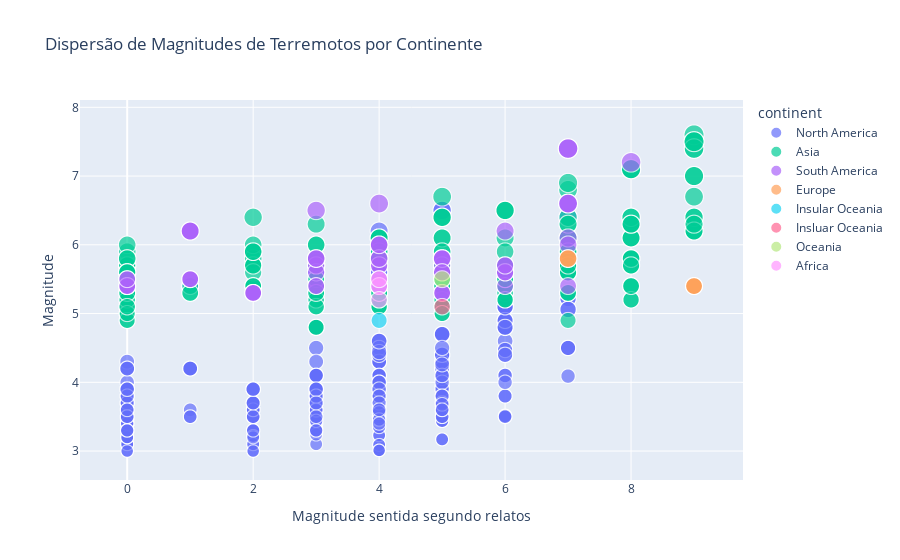

Notebook source saved alongside this figure:
### Code cell
fig_scatter = px.scatter(
    df_dropped,
    x='cdi',  
    y='magnitude', 
    labels={
        'cdi': 'Magnitude sentida segundo relatos',
        'magnitude': 'Magnitude'
    },
    title='Dispersão de Magnitudes de Terremotos por Continente',
    color='continent', 
    size='magnitude', 
    hover_name='continent',  
    size_max=20 
)

fig_scatter.show()

### Figure 1 — Plotly figure (JSON) as saved in the notebook; plotly's stock layout.template omitted (floating-point values rounded to 4 significant figures; data arrays with more than 128 entries replaced by an {"elided": "..."} marker saying what was removed)
{"data": [{"hovertemplate": "<b>%{hovertext}</b><br><br>continent=North America<br>Magnitude sentida segundo relatos=%{x}<br>Magnitude=%{marker.size}<extra></extra>", "hovertext": {"elided": "446 str values"}, "legendgroup": "North America", "marker": {"color": "#636efa", "size": {"elided": "446 float values"}, "sizemode": "area", "sizeref": 0.019, "symbol": "circle"}, "mode": "markers", "name": "North America", "showlegend": true, "type": "scattergl", "x": {"elided": "446 int values"}, "xaxis": "x", "y": {"elided": "446 float values"}, "yaxis": "y"}, {"hovertemplate": "<b>%{hovertext}</b><br><br>continent=Asia<br>Magnitude sentida segundo relatos=%{x}<br>Magnitude=%{marker.size}<extra></extra>", "hovertext": {"elided": "333 str values"}, "legendgroup": "Asia", "marker": {"color": "#00cc96", "size": {"elided": "333 float values"}, "sizemode": "area", "sizeref": 0.019, "symbol": "circle"}, "mode": "markers", "name": "Asia", "showlegend": true, "type": "scattergl", "x": {"elided": "333 int values"}, "xaxis": "x", "y": {"elided": "333 float values"}, "yaxis": "y"}, {"hovertemplate": "<b>%{hovertext}</b><br><br>continent=South America<br>Magnitude sentida segundo relatos=%{x}<br>Magnitude=%{marker.size}<extra></extra>", "hovertext": ["South America", "South America", "South America", "South America", "South America", "South America", "South America", "South America", "South America", "South America", "South America", "South America", "South America", "South America", "South America", "South America", "South America", "South America", "South America", "South America", "South America", "South America", "South America", "South America", "South America", "South America", "South America", "South America", "South America", "South America", "South America", "South America", "South America", "South America", "South America", "South America", "South America", "South America", "South America", "South America", "South America", "South America", "South America", "South America", "South America", "South America", "South America", "South America", "South America", "South America", "South America", "South America", "South America", "South America", "South America", "South America", "South America", "South America", "South America", "South America", "South America", "South America", "South America", "South America", "South America", "South America", "South America", "South America", "South America", "South America", "South America", "South America", "South America", "South America", "South America"], "legendgroup": "South America", "marker": {"color": "#ab63fa", "size": [5.7, 5.7, 5.5, 7.4, 5.8, 5.4, 5.3, 5.4, 5.3, 5.4, 5.5, 5.8, 5.6, 5.5, 5.8, 6.6, 5.4, 6, 5.6, 5.3, 6.2, 6.2, 6.6, 5.7, 5.8, 5.7, 5.5, 7.4, 5.6, 5.8, 5.4, 5.4, 6.1, 7.2, 5.5, 6, 6.5, 5.3, 5.3, 6.6, 5.4, 5.6, 6.2, 5.5, 5.7, 5.8, 6, 5.6, 5.3, 6.2, 5.4, 5.8, 5.7, 5.5, 7.4, 5.8, 5.4, 5.3, 5.4, 5.3, 5.4, 5.5, 5.8, 5.6, 5.5, 6.6, 5.4, 6, 5.6, 5.3, 6.2, 6.2, 6.6, 5.7, 5.8], "sizemode": "area", "sizeref": 0.019, "symbol": "circle"}, "mode": "markers", "name": "South America", "showlegend": true, "type": "scattergl", "x": [4, 3, 4, 7, 5, 3, 2, 0, 2, 0, 0, 4, 6, 1, 5, 7, 4, 4, 5, 5, 1, 1, 7, 6, 3, 3, 4, 7, 3, 5, 4, 6, 7, 8, 4, 7, 3, 2, 2, 4, 0, 6, 6, 1, 5, 5, 4, 5, 5, 1, 7, 3, 4, 4, 7, 5, 3, 2, 0, 2, 0, 0, 4, 6, 1, 7, 4, 4, 5, 5, 1, 1, 7, 6, 3], "xaxis": "x", "y": [5.7, 5.7, 5.5, 7.4, 5.8, 5.4, 5.3, 5.4, 5.3, 5.4, 5.5, 5.8, 5.6, 5.5, 5.8, 6.6, 5.4, 6, 5.6, 5.3, 6.2, 6.2, 6.6, 5.7, 5.8, 5.7, 5.5, 7.4, 5.6, 5.8, 5.4, 5.4, 6.1, 7.2, 5.5, 6, 6.5, 5.3, 5.3, 6.6, 5.4, 5.6, 6.2, 5.5, 5.7, 5.8, 6, 5.6, 5.3, 6.2, 5.4, 5.8, 5.7, 5.5, 7.4, 5.8, 5.4, 5.3, 5.4, 5.3, 5.4, 5.5, 5.8, 5.6, 5.5, 6.6, 5.4, 6, 5.6, 5.3, 6.2, 6.2, 6.6, 5.7, 5.8], "yaxis": "y"}, {"hovertemplate": "<b>%{hovertext}</b><br><br>continent=Europe<br>Magnitude sentida segundo relatos=%{x}<br>Magnitude=%{marker.size}<extra></extra>", "hovertext": ["Europe", "Europe", "Europe", "Europe", "Europe", "Europe", "Europe"], "legendgroup": "Europe", "marker": {"color": "#FFA15A", "size": [5.8, 5.4, 5.4, 5.8, 5.4, 5.8, 5.4], "sizemode": "area", "sizeref": 0.019, "symbol": "circle"}, "mode": "markers", "name": "Europe", "showlegend": true, "type": "scattergl", "x": [7, 9, 9, 7, 9, 7, 9], "xaxis": "x", "y": [5.8, 5.4, 5.4, 5.8, 5.4, 5.8, 5.4], "yaxis": "y"}, {"hovertemplate": "<b>%{hovertext}</b><br><br>continent=Insular Oceania<br>Magnitude sentida segundo relatos=%{x}<br>Magnitude=%{marker.size}<extra></extra>", "hovertext": ["Insular Oceania"], "legendgroup": "Insular Oceania", "marker": {"color": "#19d3f3", "size": [4.9], "sizemode": "area", "sizeref": 0.019, "symbol": "circle"}, "mode": "markers", "name": "Insular Oceania", "showlegend": true, "type": "scattergl", "x": [4], "xaxis": "x", "y": [4.9], "yaxis": "y"}, {"hovertemplate": "<b>%{hovertext}</b><br><br>continent=Insluar Oceania<br>Magnitude sentida segundo relatos=%{x}<br>Magnitude=%{marker.size}<extra></extra>", "hovertext": ["Insluar Oceania"], "legendgroup": "Insluar Oceania", "marker": {"color": "#FF6692", "size": [5.1], "sizemode": "area", "sizeref": 0.019, "symbol": "circle"}, "mode": "markers", "name": "Insluar Oceania", "showlegend": true, "type": "scattergl", "x": [5], "xaxis": "x", "y": [5.1], "yaxis": "y"}, {"hovertemplate": "<b>%{hovertext}</b><br><br>continent=Oceania<br>Magnitude sentida segundo relatos=%{x}<br>Magnitude=%{marker.size}<extra></extra>", "hovertext": ["Oceania"], "legendgroup": "Oceania", "marker": {"color": "#B6E880", "size": [5.5], "sizemode": "area", "sizeref": 0.019, "symbol": "circle"}, "mode": "markers", "name": "Oceania", "showlegend": true, "type": "scattergl", "x": [5], "xaxis": "x", "y": [5.5], "yaxis": "y"}, {"hovertemplate": "<b>%{hovertext}</b><br><br>continent=Africa<br>Magnitude sentida segundo relatos=%{x}<br>Magnitude=%{marker.size}<extra></extra>", "hovertext": ["Africa", "Africa", "Africa"], "legendgroup": "Africa", "marker": {"color": "#FF97FF", "size": [5.4, 5.2, 5.5], "sizemode": "area", "sizeref": 0.019, "symbol": "circle"}, "mode": "markers", "name": "Africa", "showlegend": true, "type": "scattergl", "x": [4, 4, 4], "xaxis": "x", "y": [5.4, 5.2, 5.5], "yaxis": "y"}], "layout": {"autosize": true, "legend": {"itemsizing": "constant", "title": {"text": "continent"}, "tracegroupgap": 0}, "title": {"text": "Dispersão de Magnitudes de Terremotos por Continente"}, "xaxis": {"anchor": "y", "autorange": true, "domain": [0, 1], "range": [-0.6167, 9.63], "title": {"text": "Magnitude sentida segundo relatos"}, "type": "linear"}, "yaxis": {"anchor": "x", "autorange": true, "domain": [0, 1], "range": [2.361, 8.438], "title": {"text": "Magnitude"}, "type": "linear"}}}
